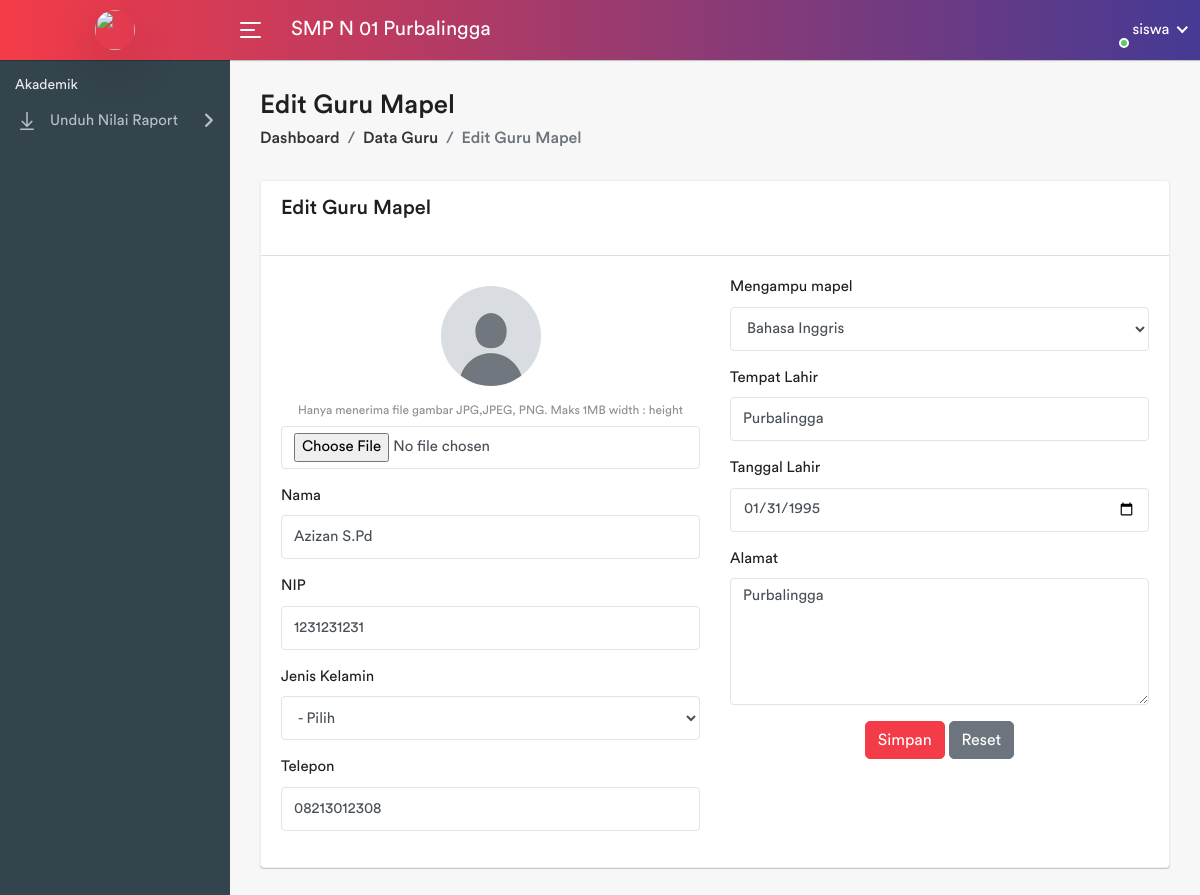
/pages/guru/edit-Guru.php?id=2 (signed in), run on the app's committed database.
### tables this page shows
CREATE TABLE `sekolah` (
  `sekolah_id` int(11) NOT NULL,
  `nama_sekolah` varchar(100) NOT NULL,
  `npsn` varchar(10) NOT NULL,
  `jenjang` varchar(10) NOT NULL,
  `status` varchar(10) NOT NULL,
  `alamat_sekolah` varchar(255) DEFAULT NULL,
  `tahun_berdiri` int(11) DEFAULT NULL,
  `akreditasi` varchar(10) DEFAULT NULL,
  `kepala_sekolah` varchar(100) DEFAULT NULL,
  `telepon_sekolah` varchar(15) DEFAULT NULL,
  `email_sekolah` varchar(50) DEFAULT NULL,
  `website_sekolah` varchar(100) DEFAULT NULL,
  `gambar` varchar(255) NOT NULL
);

CREATE TABLE `guru` (
  `guru_id` int(11) NOT NULL,
  `nama_guru` varchar(100) NOT NULL,
  `nip` varchar(10) NOT NULL,
  `jk` enum('L','P') DEFAULT NULL,
  `notelp` varchar(15) DEFAULT NULL,
  `alamat` varchar(255) DEFAULT NULL,
  `tempat_lahir` varchar(100) NOT NULL,
  `tanggal_lahir` date DEFAULT NULL,
  `mapel_id` int(11) DEFAULT NULL,
  `foto` varchar(255) NOT NULL
);

### pages/guru/edit-Guru.php (the view, shortened to what this page needs)
<?php
    require_once "../template/header.php";
    require_once "../template/sidebar.php";
    if(isset($_GET["id"])){
        $id = $_GET["id"];
        $sql = "SELECT * FROM guru where guru_id = '$id'";
        $result = mysqli_query($koneksi,$sql);
        $row = mysqli_fetch_array($result);
}
?>
<div class="page-wrapper">
    <div class="content container-fluid">
        <div class="page-header">
            <div class="row">
                <div class="col-sm-12">
                    <h3 class="page-title">Edit Guru Mapel</h3>
                    <ul class="breadcrumb">
                        <li class="breadcrumb-item"><a href="index.html">Dashboard</a></li>
                        <li class="breadcrumb-item"><a href="index.php">Data Guru</a></li>
                        <li class="breadcrumb-item active">Edit Guru Mapel</li>
                    </ul>
                </div>
            </div>
        </div>
        <div class="row">
            <div class="col-md-12">
                <div class="card">
                    <div class="card-header">
                        <div class="card-title">Edit Guru Mapel</div>
                    </div>
                    <div class="card-body">
                        <form action="" method="post" enctype="multipart/form-data">
                            <div class="row">
                                <div class="col-md-6">
                                    <div class="form-group text-center">
                                        <img id="imagePreview" src="<?=$row['foto']?>" alt="Preview"
                                            style="max-width: 100%; max-height: 100px; margin-top: 10px;"
                                            class="mb-2 rounded-circle">
                                        <small class="form-text text-muted">Hanya menerima file gambar JPG,JPEG,
                                            PNG. Maks 1MB width :
                                            height</small>
                                        <input type="file" name="foto" id="fotoInput" class="form-control"
                                            onchange="previewImage()">
                                    </div>
                                    <div class="form-group">
                                        <label for="nama">Nama</label>
                                        <input required type="text" class="form-control" id="nama" name="nama"
                                            value="<?=$row['nama_guru']?>">
                                    </div>
                                    <div class="form-group">
                                        <label for="nip">NIP</label>
                                        <input id="nip" class="form-control" type="text" name="nip" required
                                            maxlength="10" value="<?=$row['nip']?>">
                                    </div>
                                    <div class="form-group">
                                        <label for="jk">Jenis Kelamin</label>
                                        <select name="jk" id="jk" class="form-control">
                                            <option value="">- Pilih </option>
                                        </select>
                                    </div>
                                    <div class="form-group">
                                        <label for="notelp">Telepon</label>
                                        <input id="notelp" class="form-control" type="text" name="notelp" maxlength="13"
                                            value="<?=$row['notelp']?>">
                                    </div>
                                </div>
                                <div class="col-md-6">
                                    <div class="form-group">
                                        <label for="mapel">Mengampu mapel</label>
                                        <select name="mapel" id="mapel" class="form-control">
                                            <?php
                                                $sql = "SELECT * FROM mata_pelajaran";
                                                $result = mysqli_query($koneksi, $sql);
                                                while($data = mysqli_fetch_array($result)){
                                                    $selected = $data['mapel_id'] == $row['mapel_id'] ? 'selected' : '';
                                                    echo "<option value='".$data['mapel_id']."' ".$selected.">".$data['nama_mapel']."</option>";
                                                }
                                            ?>
                                        </select>
                                    </div>
                                    <div class="form-group">
                                        <label for="tempat">Tempat Lahir</label>
                                        <input id="tempat" class="form-control" type="text" name="tempat"
                                            value="<?=$row['tempat_lahir']?>">
                                    </div>
                                    <div class="form-group">
                                        <label for="tanggal">Tanggal Lahir</label>
                                        <input id="tanggal" class="form-control" type="date" name="tanggal"
                                            value="<?=$row['tanggal_lahir']?>">
                                    </div>
                                    <div class="form-group">
                                        <label for="alamat">Alamat</label>
                                        <textarea id="alamat" class="form-control" name="alamat" cols="30"
                                            rows="5"><?=$row['alamat']?></textarea>
                                    </div>
                                    <div class="form-group text-center">
                                        <button type="submit" class="btn btn-primary" name="simpan">Simpan</button>
                                        <button type="reset" class="btn btn-secondary">Reset</button>
                                    </div>
                                </div>
                            </div>
                        </form>
                    </div>
                </div>
            </div>
        </div>
    </div>
</div>
<?php
    require_once '../template/footer.php';

### pages/template/sidebar-siswa.php (shortened to what this page needs)
<body>
    <div class="main-wrapper">
        <div class="header">
            <div class="header-left">
                <a href="../../<?=$_SESSION['mainurl']?>" class="logo">
                    <img src="<?=$_SESSION['foto']?>" width="40" height="40" alt="" class="rounded-circle shadow-lg">
                </a>
            </div>
            <a id="toggle_btn" href="javascript:void(0);">
                <span class="bar-icon">
                    <span></span>
                    <span></span>
                    <span></span>
                </span>
            </a>
            <?php
        $query = "SELECT nama_sekolah FROM sekolah";
        $result = mysqli_query($koneksi, $query);
        $data = mysqli_fetch_assoc($result);
        ?>
            <div class="page-title-box">
                <h3><?=$data['nama_sekolah']?></h3>
            </div>
            <ul class="nav user-menu">
                <li class="nav-item dropdown has-arrow main-drop">
                    <a href="#" class="dropdown-toggle nav-link" data-toggle="dropdown">
                        <span class="user-img"><img src="<?=$_SESSION['foto']?>" alt="">
                            <span class="status online"></span>
                        </span>
                        <span><?=$_SESSION['role']?></span>
                    </a>
                </li>
            </ul>
        </div>
        <div class="sidebar" id="sidebar">
            <div class="sidebar-inner slimscroll">
                <div id="sidebar-menu" class="sidebar-menu">
                    <ul>
                        <li class="menu-title">
                            <span>Akademik</span>
                        </li>
                        <li class="submenu">
                            <a href="#"><i class="la la-download"></i> <span> Unduh Nilai Raport</span> <span
                                    class="menu-arrow"></span></a>
                        </li>
                    </ul>
                </div>
            </div>
        </div>

### data on the page
sekolah: nama_sekolah "SMP N 01 Purbalingga"
guru: foto (placeholder picture), nama "Azizan S.Pd", nip "1231231231", notelp "08213012308", tempat "Purbalingga", tanggal "01/31/1995", alamat "Purbalingga"

### other printed values
$_SESSION['role'] "siswa"
form field mapel "Bahasa Inggris"
